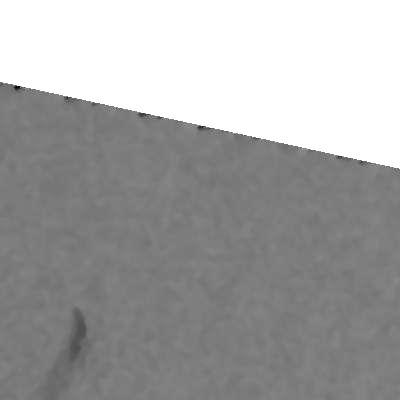
#> input picture data/sample/oil_slicks/oil_slick_01.jpg, 400 x 400 px
$ python -i pipeline.py   (imports and definitions only)   (older library calls are emulated)
#> lines starting #> are read from the running program, lines starting #| are printed output that depends on the picture; after the words box and inside, x2 and y2 are one past the last pixel; in counts of white or black regions, pixels touching at a corner belong together
#> further down, picture is the input picture: shape (400, 400, 3); min 0, max 255, mean 164.6
### course_cv/step1_filter.py
"""
Module: step1_filter.py
Chuẩn theo: CHƯƠNG 3: CẢI THIỆN VÀ PHỤC HỒI ẢNH (Spatial Domain Filtering & Histogram)
Giáo trình: Xử lý ảnh - TS. Phan Thanh Toàn (Đại học Giao thông vận tải - UTC)

Các thuật toán sử dụng theo Slide:
- Lọc trung vị (Median Filter) - Slide P104-P106: Lọc thống kê thứ tự, khử nhiễu ngẫu nhiên/nhiễu muối tiêu
  và nhiễu đốm cực tốt mà ít làm nhòe biên hơn so với lọc trung bình.
- Lọc trung bình (Average/Mean Filter) - Slide P94-P99: Làm trơn ảnh bằng ma trận trọng số đều 1/(m*n).
- Cân bằng lược đồ mức xám (Histogram Equalization) - Slide P54-P65: Trải rộng lược đồ xám.
"""

import cv2
import numpy as np

def apply_median_filter(image: np.ndarray, ksize: int = 5) -> np.ndarray:
    """
    Lọc trung vị (Median Filtering) theo Slide Chương 3 (trang 104-106).
    Thay thế giá trị tại mỗi pixel bằng giá trị trung vị của các pixel lân cận.

    Tham số:
        image: Ảnh xám đầu vào (grayscale)
        ksize: Kích thước mặt nạ lẻ (3, 5, 7, mac dinh 5)
    Trả về:
        Ảnh sau lọc trung vị, giảm nhiễu hạt và giữ sắc nét đường biên.
    """
    return cv2.medianBlur(image, ksize)

# [13 lines left out: functions apply_average_filter, apply_histogram_equalization, not called in this run]

### course_cv/step3_morphology.py
"""
Module: step3_morphology.py
Chuẩn theo: CHƯƠNG 6: XỬ LÝ HÌNH THÁI HỌC (Morphological Image Processing)
Giáo trình: Xử lý ảnh - TS. Phan Thanh Toàn (Đại học Giao thông vận tải - UTC)

Các thuật toán sử dụng theo Slide:
- Thành phần cấu trúc (Structuring Element B) - Slide P7
- Phép co (Erosion): A - B - Slide P8
- Phép giãn (Dilation): A + B - Slide P12
- Phép mở (Opening): A o B = (A - B) + B - Slide P18 (loại bỏ các đốm nhiễu sóng nhỏ)
- Phép đóng (Closing): A * B = (A + B) - B - Slide P20 (nối liền các đoạn vết dầu bị đứt khúc)
- Trích xuất đường biên hình thái học (Morphological Boundary Extraction) - Slide P16:
  beta(A) = A - (A - B) (Lấy tập A trừ đi ảnh sau phép co A - B để thu được đường biên hoàn hảo).
"""

import cv2
import numpy as np

def morphological_clean(binary_mask: np.ndarray, open_ksize: int = 3, close_ksize: int = 7) -> np.ndarray:
    """
    Làm sạch mặt nạ nhị phân bằng phép Mở (Opening) và phép Đóng (Closing)
    theo Slide Chương 6 (trang 18, 20).

    1. Opening (Mở): Xóa bỏ các đốm nhiễu li ti do sóng biển gây ra.
    2. Closing (Đóng): Hàn gắn các khoảng đứt gãy trên thân vết dầu do nhiễu đốm radar.
    """
    # 1. Phần tử cấu trúc (Structuring Element / Kernel) - Slide P7
    se_open = cv2.getStructuringElement(cv2.MORPH_ELLIPSE, (open_ksize, open_ksize))
    se_close = cv2.getStructuringElement(cv2.MORPH_ELLIPSE, (close_ksize, close_ksize))

    # Phép mở (A o B) - Slide P18
    opened = cv2.morphologyEx(binary_mask, cv2.MORPH_OPEN, se_open)

    # Phép đóng (A * B) - Slide P20
    closed = cv2.morphologyEx(opened, cv2.MORPH_CLOSE, se_close)

    return closed

def fill_holes(binary_mask: np.ndarray) -> np.ndarray:
    """
    Lấp lỗ trống bên trong vùng nhị phân (Hole Filling) bằng kỹ thuật bù ảnh
    và lan truyền nền (an toàn với biên ảnh có viền padding).
    """
    h, w = binary_mask.shape
    padded = cv2.copyMakeBorder(binary_mask, 1, 1, 1, 1, cv2.BORDER_CONSTANT, value=0)
    mask_ff = np.zeros((h + 4, w + 4), np.uint8)
    cv2.floodFill(padded, mask_ff, (0, 0), 255)
    padded_crop = padded[1:-1, 1:-1]
    filled = binary_mask | cv2.bitwise_not(padded_crop)
    return filled

def filter_small_blobs(binary_mask: np.ndarray, min_area: int = 120) -> np.ndarray:
    """
    Lọc bỏ các thành phần liên thông có diện tích nhỏ hơn ngưỡng tối thiểu.
    """
    num_labels, labels, stats, _ = cv2.connectedComponentsWithStats(binary_mask, connectivity=8)
    output_mask = np.zeros_like(binary_mask)
    for l in range(1, num_labels):
        if stats[l, cv2.CC_STAT_AREA] >= min_area:
            output_mask[labels == l] = 255
    return output_mask

def extract_morphological_boundary(binary_mask: np.ndarray, ksize: int = 3) -> np.ndarray:
    """
    Trích xuất đường biên hình thái học theo đúng công thức Slide Chương 6 (trang 16):
        beta(A) = A - (A - B)
    Đường biên của tập A là hiệu của tập A trừ đi ảnh sau phép co (Erosion) của A.

    Tham số:
        binary_mask: Mặt nạ nhị phân của vết dầu (tập A)
        ksize: Kích thước phần tử cấu trúc B (mặc định 3x3)
    Trả về:
        boundary_mask: Mặt nạ đường biên đơn pixel ôm sát đối tượng.
    """
    se = cv2.getStructuringElement(cv2.MORPH_ELLIPSE, (ksize, ksize))

    # Phép co: A - B (Erosion) - Slide P8
    eroded = cv2.erode(binary_mask, se)

    # Đường biên: beta(A) = A - (A - B) - Slide P16
    boundary = cv2.subtract(binary_mask, eroded)

    # Khử 2 pixel mép ngoài ảnh để không vẽ khung viền chữ nhật bao quanh toàn ảnh
    boundary[0:2, :] = 0
    boundary[-2:, :] = 0
    boundary[:, 0:2] = 0
    boundary[:, -2:] = 0

    return boundary

### course_cv/step4_edge_gradient.py
"""
Module: step4_edge_gradient.py
Chuẩn theo: CHƯƠNG 5: PHÂN TÍCH ẢNH & XỬ LÝ ĐƯỜNG BIÊN (Edge Detection & Gradient Operators)
Giáo trình: Xử lý ảnh - TS. Phan Thanh Toàn (Đại học Giao thông vận tải - UTC)

Các toán tử theo Slide:
- Toán tử Sobel (Slide P36-40):
  Sx = [[-1, 0, 1], [-2, 0, 2], [-1, 0, 1]]
  Sy = [[-1, -2, -1], [ 0,  0,  0], [ 1,  2,  1]]
  Độ lớn Gradient: G = sqrt(Gx^2 + Gy^2) hoặc |Gx| + |Gy|
- Toán tử Prewitt (Slide P30-34):
  Px = [[-1, 0, 1], [-1, 0, 1], [-1, 0, 1]]
  Py = [[-1, -1, -1], [ 0,  0,  0], [ 1,  1,  1]]
- Đánh giá độ sắc nét đường biên (Border Sharpness) và độ tương phản với nền biển (Contrast).
"""

import cv2
import numpy as np

def compute_sobel_gradient(image: np.ndarray) -> np.ndarray:
    """
    Tính gradient ảnh bằng toán tử Sobel theo Slide Chương 5 (trang 36-40).

    Tham số:
        image: Ảnh xám đầu vào
    Trả về:
        gradient_magnitude: Ma trận độ lớn gradient chuẩn hóa kiểu float32
    """
    gx = cv2.Sobel(image, cv2.CV_32F, 1, 0, ksize=3)
    gy = cv2.Sobel(image, cv2.CV_32F, 0, 1, ksize=3)
    mag = cv2.magnitude(gx, gy)
    return mag

# [15 lines left out: function compute_prewitt_gradient, not called in this run]

def evaluate_candidate_edge_contrast(
    image: np.ndarray,
    candidate_mask: np.ndarray,
    boundary_mask: np.ndarray
) -> dict:
    """
    Đánh giá độ sắc nét đường biên và tương phản giữa vết tối và nền biển lân cận.

    Tham số:
        image: Ảnh xám gốc
        candidate_mask: Mặt nạ vùng tối (255 tại blob)
        boundary_mask: Mặt nạ đường biên beta(A) (255 tại biên)
    Trả về:
        dict chứa:
            - mean_boundary_grad: Gradient trung bình trên đường biên (độ sắc nét)
            - mean_blob: Cường độ sáng trung bình bên trong vết
            - mean_bg: Cường độ sáng trung bình của nền biển vành đai lân cận
            - contrast: Chênh lệch mức xám giữa nền và vết (mean_bg - mean_blob)
    """
    sobel_mag = compute_sobel_gradient(image)

    # 1. Gradient trung bình dọc theo đường biên beta(A)
    border_pts = boundary_mask > 0
    if np.sum(border_pts) > 0:
        mean_border_grad = float(np.mean(sobel_mag[border_pts]))
    else:
        mean_border_grad = 0.0

    # 2. Vành đai nền biển lân cận bằng phép giãn nở (Dilation - Slide Chương 6 P12)
    kernel_dilate = cv2.getStructuringElement(cv2.MORPH_ELLIPSE, (15, 15))
    dilated = cv2.dilate(candidate_mask, kernel_dilate)
    annulus_bg = cv2.subtract(dilated, candidate_mask)

    blob_pts = candidate_mask > 0
    bg_pts = annulus_bg > 0

    mean_blob = float(np.mean(image[blob_pts])) if np.sum(blob_pts) > 0 else 0.0
    mean_bg = float(np.mean(image[bg_pts])) if np.sum(bg_pts) > 0 else 0.0
    contrast = mean_bg - mean_blob

    return {
        "mean_boundary_grad": mean_border_grad,
        "mean_blob": mean_blob,
        "mean_bg": mean_bg,
        "contrast": contrast
    }

### course_cv/pipeline.py
"""
Module: pipeline.py
Pipeline phát hiện vết dầu tràn trên ảnh SAR tuân thủ 100% giáo trình Xử lý ảnh:
Giáo trình: TS. Phan Thanh Toàn (Đại học Giao thông vận tải - UTC)

Quy trình 4 bước chuẩn Slide:
1. Tiền xử lý (Chương 3): Lọc trung vị (Median Filter, ksize=5) khử nhiễu đốm speckle.
2. Phân vùng ảnh (Chương 7): Phân ngưỡng Otsu tối ưu (Otsu's Thresholding) tìm vùng tối tiềm năng.
   Đánh giá tính khả tách eta = sigma_B^2 / sigma_T^2 (Slide Chương 7 trang 52).
3. Xử lý hình thái học (Chương 6):
   - Phép Mở (Opening) loại bỏ nhiễu sóng nhỏ.
   - Phép Đóng (Closing) hàn gắn vết dầu đứt khúc.
   - Lấp lỗ trống (Hole filling).
   - Lọc diện tích tối thiểu và tối đa.
   - Trích xuất đường biên hình thái học: beta(A) = A - (A - B) (Slide Chương 6 trang 16).
4. Phân tích đường biên (Chương 5):
   - Toán tử Sobel tính độ dốc gradient ranh giới vết dầu.
   - Đánh giá độ tương phản với nền biển lân cận.
   - Vẽ đường biên MÀU ĐỎ ôm sát vết dầu trên ảnh gốc (không vẽ khung chữ nhật, không vẽ chữ).
"""

import cv2
import numpy as np
from typing import Tuple, List, Dict, Any

from course_cv.step1_filter import apply_median_filter
from course_cv.step2_segmentation import otsu_dark_thresholding
from course_cv.step3_morphology import (
    morphological_clean,
    fill_holes,
    filter_small_blobs,
    extract_morphological_boundary
)
from course_cv.step4_edge_gradient import compute_sobel_gradient, evaluate_candidate_edge_contrast

def detect_oil_spill_pipeline(
    image: np.ndarray,
    min_area: int = 150,
    max_area: int = 120000,
    min_contrast: float = 12.0,
    min_boundary_grad: float = 6.0,
    min_otsu_separability: float = 0.10,
    border_thickness: int = 2
) -> Tuple[np.ndarray, np.ndarray, List[Dict[str, Any]]]:
    """
    Hàm thực thi pipeline chuẩn Slide xử lý ảnh TS. Phan Thanh Toàn.

    Tham số:
        image: Ảnh gốc BGR hoặc Grayscale
        min_area: Diện tích tối thiểu của vệt dầu (px)
        max_area: Diện tích tối đa (px) tránh cắt toàn bộ ảnh
        min_contrast: Độ chênh lệch mức xám tối thiểu giữa nền biển và vệt dầu
        min_boundary_grad: Độ lớn gradient Sobel tối thiểu tại đường biên
        min_otsu_separability: Hệ số khả tách eta tối thiểu của Otsu (Slide C7 P52)
        border_thickness: Độ dày nét vẽ viền đỏ (px)

    Trả về:
        visualized_bgr: Ảnh gốc với đường viền MÀU ĐỎ tại vết dầu phát hiện được
        detected_mask: Mặt nạ nhị phân vùng dầu
        detections: Danh sách các đặc trưng vùng dầu phát hiện được
    """
#> called with min_area = 150, max_area = 120000, min_contrast = 12, min_boundary_grad = 6, min_otsu_separability = 0.1, border_thickness = 2
    if len(image.shape) == 3:
        gray = cv2.cvtColor(image, cv2.COLOR_BGR2GRAY)
        vis_img = image.copy()
    else:
        gray = image.copy()
        vis_img = cv2.cvtColor(image, cv2.COLOR_GRAY2BGR)

    # -------------------------------------------------------------
    # BƯỚC 1: LỌC TRUNG VỊ KHỬ NHIỄU ĐỐM (CHƯƠNG 3 - Trang 104-106)
    # -------------------------------------------------------------
    filtered = apply_median_filter(gray, ksize=5)

    # -------------------------------------------------------------
    # BƯỚC 2: PHÂN VÙNG BẰNG NGƯỠNG TỐI ƯU OTSU (CHƯƠNG 7 - Trang 48-55)
    # -------------------------------------------------------------
    # Tính hệ số khả tách eta = sigma_B^2 / sigma_T^2 (Slide C7 P52)
    hist = cv2.calcHist([filtered], [0], None, [256], [0, 256]).ravel()
#> hist = 256 values, max 49009 at index 255, min 0 at index 0, mean 625
    total_pixels = filtered.size
    p = hist / total_pixels
#> p = 256 values, max 0.306 at index 255, min 0 at index 0, mean 0.00391

    omega = np.cumsum(p)
#> omega = 256 values from 0 to 1
    mu = np.cumsum(p * np.arange(256))
#> mu = 256 values from 0 to 164.7
    mu_t = mu[-1]
#> mu_t = 164.7

    # sigma_T^2
    sigma_t_sq = np.sum(((np.arange(256) - mu_t) ** 2) * p)
#> sigma_t_sq = 3724

    # sigma_B^2 cho mọi ngưỡng
    denominator = omega * (1.0 - omega)
#> denominator = 256 values, max 0.25 at index 125, min 0 at index 0, mean 0.114
    numerator = (mu_t * omega - mu) ** 2
#> numerator = 256 values, max 798 at index 164, min 0 at index 0, mean 403.9
    sigma_b_sq = np.zeros(256)
    valid_idx = denominator > 1e-9
    sigma_b_sq[valid_idx] = numerator[valid_idx] / denominator[valid_idx]

    optimal_t = int(np.argmax(sigma_b_sq))
    max_sigma_b = sigma_b_sq[optimal_t]
    separability = float(max_sigma_b / sigma_t_sq) if sigma_t_sq > 1e-6 else 0.0
#> separability = 0.996

    # Nếu ảnh có độ biến thiên quá nhỏ hoặc tính khả tách quá kém -> biển đồng nhất / không có vết tối tách biệt
    if separability < min_otsu_separability:
        # Không có đối tượng nào đạt chuẩn khả tách
        return vis_img, np.zeros_like(gray), []

    # Tạo mặt nạ vùng tối (ngưỡng Otsu phân lớp tối: pixel <= optimal_t)
    _, initial_mask = cv2.threshold(filtered, optimal_t, 255, cv2.THRESH_BINARY_INV)
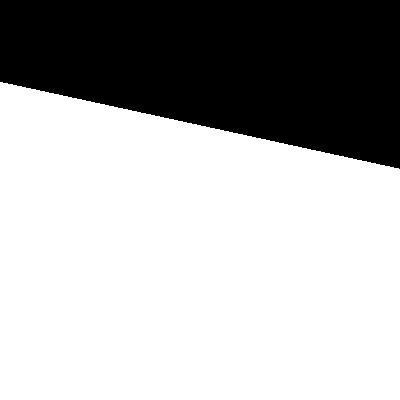
#> initial_mask: shape (400, 400); 68.7% white; 1 black region, box (x1, y1, x2, y2) and area: (0, 0, 400, 169) 50101

    # -------------------------------------------------------------
    # BƯỚC 3: HÌNH THÁI HỌC LÀM SẠCH VÀ LẤP LỖ (CHƯƠNG 6 - Trang 18, 20)
    # -------------------------------------------------------------
    cleaned = morphological_clean(initial_mask, open_ksize=3, close_ksize=7)
    filled = fill_holes(cleaned)
#> in fill_holes, `padded = cv2.copyMakeBorder(binary_mask, 1, 1, 1, 1, cv2.BORDER_CONSTA..`:
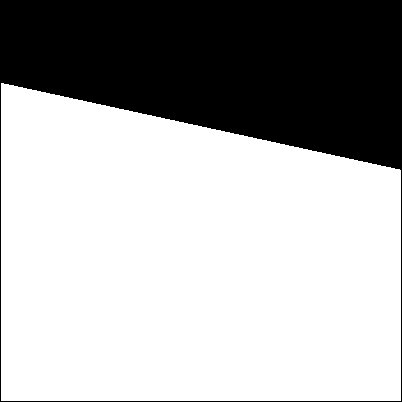
#> padded: shape (402, 402); 68% white; 1 black region, box (x1, y1, x2, y2) and area: (0, 0, 402, 402) 51705
    area_filtered = filter_small_blobs(filled, min_area=min_area)
#> in filter_small_blobs, `num_labels, labels, stats, _ = cv2.connectedComponentsWithStats(binary..`: num_labels = 2; stats = [[0, 0, 400, 169, 50101], [0, 82, 400, 318, 109899]]

    # -------------------------------------------------------------
    # BƯỚC 4: XÁC MINH GRADIENT BIÊN (CHƯƠNG 5) & VẼ VIỀN ĐỎ (CHƯƠNG 6 P16)
    # -------------------------------------------------------------
    num_labels, labels, stats, centroids = cv2.connectedComponentsWithStats(area_filtered, connectivity=8)
#> num_labels = 2; centroids = [[222.7, 64.64], [188.9, 261]]

    final_oil_mask = np.zeros_like(gray)
    detections = []

    for l in range(1, num_labels):
        area = int(stats[l, cv2.CC_STAT_AREA])
        if area < min_area or area > max_area:
            continue

        blob_mask = np.zeros_like(gray)
        blob_mask[labels == l] = 255

        # Trích xuất đường biên hình thái học beta(A) = A - (A - B) (Slide Chương 6 P16)
        blob_boundary = extract_morphological_boundary(blob_mask, ksize=3)

        # Đánh giá tương phản và gradient biên (Chương 5)
        metrics = evaluate_candidate_edge_contrast(filtered, blob_mask, blob_boundary)

        contrast = metrics["contrast"]
        border_grad = metrics["mean_boundary_grad"]

        # Tiêu chuẩn vết dầu vật lý:
        # 1. Có độ tương phản rõ rệt với mặt biển xung quanh (dầu triệt tiêu sóng mao dẫn)
        # 2. Gradient ranh giới đủ sắc nét do sức căng bề mặt
        if contrast >= min_contrast and border_grad >= min_boundary_grad:
            final_oil_mask[blob_mask == 255] = 255
            detections.append({
                "label": l,
                "area": area,
                "contrast": round(contrast, 2),
                "mean_boundary_grad": round(border_grad, 2),
                "centroid": (float(centroids[l][0]), float(centroids[l][1]))
            })
#> this loop made 1 pass
#> (area, mean_border_grad in evaluate_candidate_edge_contrast, mean_blob in evaluate_candidate_edge_contrast, mean_bg in evaluate_candidate_edge_contrast, contrast, border_grad) on pass 1: (109899, 488.4, 123.5, 252.8, 129.3, 488.4)
#> pass 1, in compute_sobel_gradient, `gx = cv2.Sobel(image, cv2.CV_32F, 1, 0, ksize=3)`:
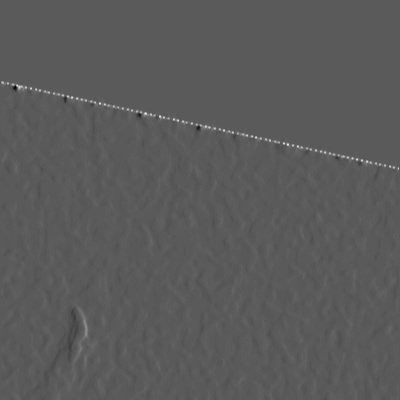
#> gx: shape (400, 400) float32; min -173, max 313, mean 0.6; drawn with min black and max white
#> pass 1, in compute_sobel_gradient, `gy = cv2.Sobel(image, cv2.CV_32F, 0, 1, ksize=3)`:
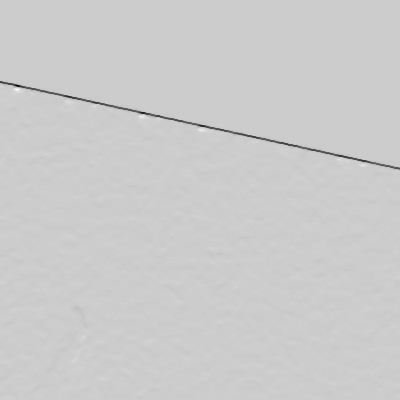
#> gy: shape (400, 400) float32; min -799, max 198, mean -2.6; drawn with min black and max white
#> pass 1, in compute_sobel_gradient, `mag = cv2.magnitude(gx, gy)`:
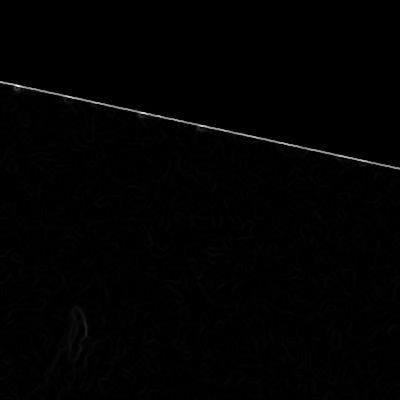
#> mag: shape (400, 400) float32; min 0, max 836.3, mean 6.7; drawn with min black and max white
#> pass 1, in evaluate_candidate_edge_contrast, `border_pts = boundary_mask > 0`:
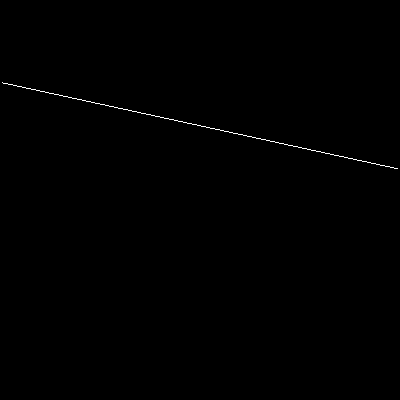
#> border_pts: shape (400, 400) bool; 0.25% white in thin lines or dots, all inside (x1, y1, x2, y2) = (2, 82, 398, 169)
#> after the loop, detections = 1 item

    # Nếu có phát hiện dầu, trích toàn bộ biên hình thái và vẽ viền đỏ
    if np.sum(final_oil_mask) > 0:
        total_boundary = extract_morphological_boundary(final_oil_mask, ksize=3)

        # Làm nét viền đỏ nếu border_thickness > 1
        if border_thickness > 1:
            kernel_thick = cv2.getStructuringElement(cv2.MORPH_ELLIPSE, (border_thickness, border_thickness))
            total_boundary = cv2.dilate(total_boundary, kernel_thick)
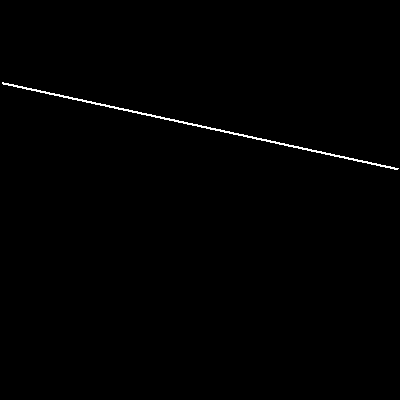
#> total_boundary: shape (400, 400); 0.55% white in thin lines or dots, all inside (x1, y1, x2, y2) = (2, 82, 399, 170)

        # Không vẽ ở 2 pixel mép ngoài ảnh
        total_boundary[0:2, :] = 0
        total_boundary[-2:, :] = 0
        total_boundary[:, 0:2] = 0
        total_boundary[:, -2:] = 0
#> total_boundary: shape (400, 400); 0.55% white in thin lines or dots, all inside (x1, y1, x2, y2) = (2, 82, 398, 170)

        # Tô màu ĐỎ (BGR: [0, 0, 255]) lên ảnh gốc
        vis_img[total_boundary > 0] = [0, 0, 255]

    return vis_img, final_oil_mask, detections

>>> import cv2
>>> picture = cv2.imread('../data/sample/oil_slicks/oil_slick_01.jpg')
>>> result = detect_oil_spill_pipeline(picture)
